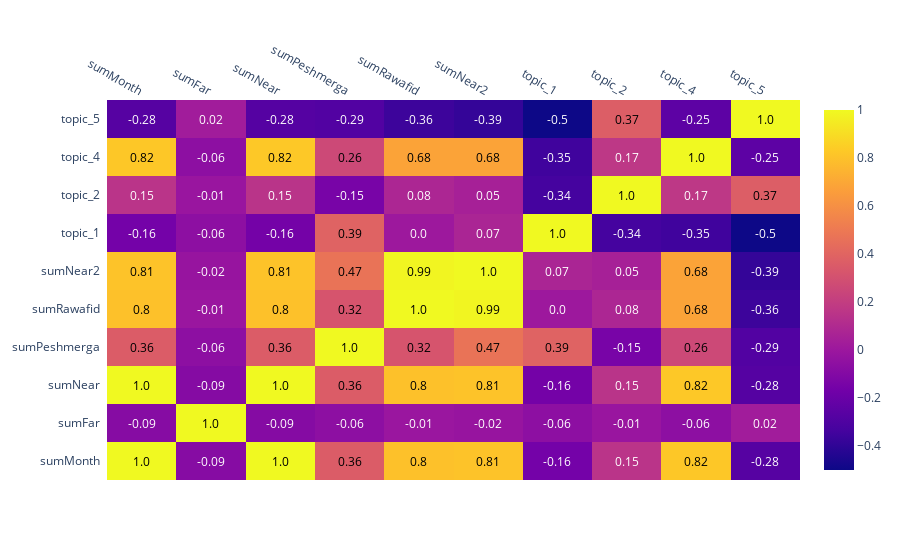

The notebook cell this image was saved under:
### Code cell
# No perfect multicollinearity: This can be tested by checking the correlation between different lags of your time series. 
# If any have a correlation of (-)1 or very close to (-)1, one may have a problem.

import numpy as np
import plotly.figure_factory as ff

# Concatenate your dataframes and calculate the correlation matrix
correlation_matrix = np.corrcoef(pd.concat([casulties_df[col_li], monthly_df[['1','2','4','5']]], axis=1), rowvar=False)

# Create a list of column names
columns = col_li + ['topic_' + str(i) for i in ['1', '2', '4', '5']]

# Create the annotated heatmap with Plotly
fig = ff.create_annotated_heatmap(
    z=correlation_matrix, 
    x=columns, 
    y=columns, 
    annotation_text=np.around(correlation_matrix, decimals=2), 
    showscale=True
)
fig.show()

### Figure 1 — Plotly figure (JSON) as saved in the notebook; plotly's stock layout.template omitted (floating-point values rounded to 4 significant figures)
{"data": [{"colorscale": [[0, "#0d0887"], [0.1111, "#46039f"], [0.2222, "#7201a8"], [0.3333, "#9c179e"], [0.4444, "#bd3786"], [0.5556, "#d8576b"], [0.6667, "#ed7953"], [0.7778, "#fb9f3a"], [0.8889, "#fdca26"], [1, "#f0f921"]], "reversescale": false, "showscale": true, "type": "heatmap", "x": ["sumMonth", "sumFar", "sumNear", "sumPeshmerga", "sumRawafid", "sumNear2", "topic_1", "topic_2", "topic_4", "topic_5"], "y": ["sumMonth", "sumFar", "sumNear", "sumPeshmerga", "sumRawafid", "sumNear2", "topic_1", "topic_2", "topic_4", "topic_5"], "z": [[1.0, -0.08852, 0.9999, 0.3585, 0.7988, 0.8059, -0.1604, 0.1477, 0.8216, -0.2751], [-0.08852, 1, -0.09209, -0.06254, -0.01124, -0.02128, -0.06171, -0.01326, -0.06267, 0.02212], [0.9999, -0.09209, 1.0, 0.3585, 0.7993, 0.8065, -0.1591, 0.1475, 0.8237, -0.2787], [0.3585, -0.06254, 0.3585, 1, 0.3186, 0.4696, 0.3902, -0.1456, 0.258, -0.2882], [0.7988, -0.01124, 0.7993, 0.3186, 1, 0.9865, 0.00192, 0.07773, 0.6833, -0.3625], [0.8059, -0.02128, 0.8065, 0.4696, 0.9865, 1, 0.06922, 0.04724, 0.681, -0.3874], [-0.1604, -0.06171, -0.1591, 0.3902, 0.00192, 0.06922, 1, -0.3383, -0.3522, -0.5025], [0.1477, -0.01326, 0.1475, -0.1456, 0.07773, 0.04724, -0.3383, 1, 0.1682, 0.3653], [0.8216, -0.06267, 0.8237, 0.258, 0.6833, 0.681, -0.3522, 0.1682, 1, -0.2472], [-0.2751, 0.02212, -0.2787, -0.2882, -0.3625, -0.3874, -0.5025, 0.3653, -0.2472, 1]]}], "layout": {"annotations": [{"font": {"color": "#000000"}, "showarrow": false, "text": "1.0", "x": "sumMonth", "xref": "x", "y": "sumMonth", "yref": "y"}, {"font": {"color": "#FFFFFF"}, "showarrow": false, "text": "-0.09", "x": "sumFar", "xref": "x", "y": "sumMonth", "yref": "y"}, {"font": {"color": "#000000"}, "showarrow": false, "text": "1.0", "x": "sumNear", "xref": "x", "y": "sumMonth", "yref": "y"}, {"font": {"color": "#000000"}, "showarrow": false, "text": "0.36", "x": "sumPeshmerga", "xref": "x", "y": "sumMonth", "yref": "y"}, {"font": {"color": "#000000"}, "showarrow": false, "text": "0.8", "x": "sumRawafid", "xref": "x", "y": "sumMonth", "yref": "y"}, {"font": {"color": "#000000"}, "showarrow": false, "text": "0.81", "x": "sumNear2", "xref": "x", "y": "sumMonth", "yref": "y"}, {"font": {"color": "#FFFFFF"}, "showarrow": false, "text": "-0.16", "x": "topic_1", "xref": "x", "y": "sumMonth", "yref": "y"}, {"font": {"color": "#FFFFFF"}, "showarrow": false, "text": "0.15", "x": "topic_2", "xref": "x", "y": "sumMonth", "yref": "y"}, {"font": {"color": "#000000"}, "showarrow": false, "text": "0.82", "x": "topic_4", "xref": "x", "y": "sumMonth", "yref": "y"}, {"font": {"color": "#FFFFFF"}, "showarrow": false, "text": "-0.28", "x": "topic_5", "xref": "x", "y": "sumMonth", "yref": "y"}, {"font": {"color": "#FFFFFF"}, "showarrow": false, "text": "-0.09", "x": "sumMonth", "xref": "x", "y": "sumFar", "yref": "y"}, {"font": {"color": "#000000"}, "showarrow": false, "text": "1.0", "x": "sumFar", "xref": "x", "y": "sumFar", "yref": "y"}, {"font": {"color": "#FFFFFF"}, "showarrow": false, "text": "-0.09", "x": "sumNear", "xref": "x", "y": "sumFar", "yref": "y"}, {"font": {"color": "#FFFFFF"}, "showarrow": false, "text": "-0.06", "x": "sumPeshmerga", "xref": "x", "y": "sumFar", "yref": "y"}, {"font": {"color": "#FFFFFF"}, "showarrow": false, "text": "-0.01", "x": "sumRawafid", "xref": "x", "y": "sumFar", "yref": "y"}, {"font": {"color": "#FFFFFF"}, "showarrow": false, "text": "-0.02", "x": "sumNear2", "xref": "x", "y": "sumFar", "yref": "y"}, {"font": {"color": "#FFFFFF"}, "showarrow": false, "text": "-0.06", "x": "topic_1", "xref": "x", "y": "sumFar", "yref": "y"}, {"font": {"color": "#FFFFFF"}, "showarrow": false, "text": "-0.01", "x": "topic_2", "xref": "x", "y": "sumFar", "yref": "y"}, {"font": {"color": "#FFFFFF"}, "showarrow": false, "text": "-0.06", "x": "topic_4", "xref": "x", "y": "sumFar", "yref": "y"}, {"font": {"color": "#FFFFFF"}, "showarrow": false, "text": "0.02", "x": "topic_5", "xref": "x", "y": "sumFar", "yref": "y"}, {"font": {"color": "#000000"}, "showarrow": false, "text": "1.0", "x": "sumMonth", "xref": "x", "y": "sumNear", "yref": "y"}, {"font": {"color": "#FFFFFF"}, "showarrow": false, "text": "-0.09", "x": "sumFar", "xref": "x", "y": "sumNear", "yref": "y"}, {"font": {"color": "#000000"}, "showarrow": false, "text": "1.0", "x": "sumNear", "xref": "x", "y": "sumNear", "yref": "y"}, {"font": {"color": "#000000"}, "showarrow": false, "text": "0.36", "x": "sumPeshmerga", "xref": "x", "y": "sumNear", "yref": "y"}, {"font": {"color": "#000000"}, "showarrow": false, "text": "0.8", "x": "sumRawafid", "xref": "x", "y": "sumNear", "yref": "y"}, {"font": {"color": "#000000"}, "showarrow": false, "text": "0.81", "x": "sumNear2", "xref": "x", "y": "sumNear", "yref": "y"}, {"font": {"color": "#FFFFFF"}, "showarrow": false, "text": "-0.16", "x": "topic_1", "xref": "x", "y": "sumNear", "yref": "y"}, {"font": {"color": "#FFFFFF"}, "showarrow": false, "text": "0.15", "x": "topic_2", "xref": "x", "y": "sumNear", "yref": "y"}, {"font": {"color": "#000000"}, "showarrow": false, "text": "0.82", "x": "topic_4", "xref": "x", "y": "sumNear", "yref": "y"}, {"font": {"color": "#FFFFFF"}, "showarrow": false, "text": "-0.28", "x": "topic_5", "xref": "x", "y": "sumNear", "yref": "y"}, {"font": {"color": "#000000"}, "showarrow": false, "text": "0.36", "x": "sumMonth", "xref": "x", "y": "sumPeshmerga", "yref": "y"}, {"font": {"color": "#FFFFFF"}, "showarrow": false, "text": "-0.06", "x": "sumFar", "xref": "x", "y": "sumPeshmerga", "yref": "y"}, {"font": {"color": "#000000"}, "showarrow": false, "text": "0.36", "x": "sumNear", "xref": "x", "y": "sumPeshmerga", "yref": "y"}, {"font": {"color": "#000000"}, "showarrow": false, "text": "1.0", "x": "sumPeshmerga", "xref": "x", "y": "sumPeshmerga", "yref": "y"}, {"font": {"color": "#000000"}, "showarrow": false, "text": "0.32", "x": "sumRawafid", "xref": "x", "y": "sumPeshmerga", "yref": "y"}, {"font": {"color": "#000000"}, "showarrow": false, "text": "0.47", "x": "sumNear2", "xref": "x", "y": "sumPeshmerga", "yref": "y"}, {"font": {"color": "#000000"}, "showarrow": false, "text": "0.39", "x": "topic_1", "xref": "x", "y": "sumPeshmerga", "yref": "y"}, {"font": {"color": "#FFFFFF"}, "showarrow": false, "text": "-0.15", "x": "topic_2", "xref": "x", "y": "sumPeshmerga", "yref": "y"}, {"font": {"color": "#000000"}, "showarrow": false, "text": "0.26", "x": "topic_4", "xref": "x", "y": "sumPeshmerga", "yref": "y"}, {"font": {"color": "#FFFFFF"}, "showarrow": false, "text": "-0.29", "x": "topic_5", "xref": "x", "y": "sumPeshmerga", "yref": "y"}, {"font": {"color": "#000000"}, "showarrow": false, "text": "0.8", "x": "sumMonth", "xref": "x", "y": "sumRawafid", "yref": "y"}, {"font": {"color": "#FFFFFF"}, "showarrow": false, "text": "-0.01", "x": "sumFar", "xref": "x", "y": "sumRawafid", "yref": "y"}, {"font": {"color": "#000000"}, "showarrow": false, "text": "0.8", "x": "sumNear", "xref": "x", "y": "sumRawafid", "yref": "y"}, {"font": {"color": "#000000"}, "showarrow": false, "text": "0.32", "x": "sumPeshmerga", "xref": "x", "y": "sumRawafid", "yref": "y"}, {"font": {"color": "#000000"}, "showarrow": false, "text": "1.0", "x": "sumRawafid", "xref": "x", "y": "sumRawafid", "yref": "y"}, {"font": {"color": "#000000"}, "showarrow": false, "text": "0.99", "x": "sumNear2", "xref": "x", "y": "sumRawafid", "yref": "y"}, {"font": {"color": "#FFFFFF"}, "showarrow": false, "text": "0.0", "x": "topic_1", "xref": "x", "y": "sumRawafid", "yref": "y"}, {"font": {"color": "#FFFFFF"}, "showarrow": false, "text": "0.08", "x": "topic_2", "xref": "x", "y": "sumRawafid", "yref": "y"}, {"font": {"color": "#000000"}, "showarrow": false, "text": "0.68", "x": "topic_4", "xref": "x", "y": "sumRawafid", "yref": "y"}, {"font": {"color": "#FFFFFF"}, "showarrow": false, "text": "-0.36", "x": "topic_5", "xref": "x", "y": "sumRawafid", "yref": "y"}, {"font": {"color": "#000000"}, "showarrow": false, "text": "0.81", "x": "sumMonth", "xref": "x", "y": "sumNear2", "yref": "y"}, {"font": {"color": "#FFFFFF"}, "showarrow": false, "text": "-0.02", "x": "sumFar", "xref": "x", "y": "sumNear2", "yref": "y"}, {"font": {"color": "#000000"}, "showarrow": false, "text": "0.81", "x": "sumNear", "xref": "x", "y": "sumNear2", "yref": "y"}, {"font": {"color": "#000000"}, "showarrow": false, "text": "0.47", "x": "sumPeshmerga", "xref": "x", "y": "sumNear2", "yref": "y"}, {"font": {"color": "#000000"}, "showarrow": false, "text": "0.99", "x": "sumRawafid", "xref": "x", "y": "sumNear2", "yref": "y"}, {"font": {"color": "#000000"}, "showarrow": false, "text": "1.0", "x": "sumNear2", "xref": "x", "y": "sumNear2", "yref": "y"}, {"font": {"color": "#FFFFFF"}, "showarrow": false, "text": "0.07", "x": "topic_1", "xref": "x", "y": "sumNear2", "yref": "y"}, {"font": {"color": "#FFFFFF"}, "showarrow": false, "text": "0.05", "x": "topic_2", "xref": "x", "y": "sumNear2", "yref": "y"}, {"font": {"color": "#000000"}, "showarrow": false, "text": "0.68", "x": "topic_4", "xref": "x", "y": "sumNear2", "yref": "y"}, {"font": {"color": "#FFFFFF"}, "showarrow": false, "text": "-0.39", "x": "topic_5", "xref": "x", "y": "sumNear2", "yref": "y"}, {"font": {"color": "#FFFFFF"}, "showarrow": false, "text": "-0.16", "x": "sumMonth", "xref": "x", "y": "topic_1", "yref": "y"}, {"font": {"color": "#FFFFFF"}, "showarrow": false, "text": "-0.06", "x": "sumFar", "xref": "x", "y": "topic_1", "yref": "y"}, {"font": {"color": "#FFFFFF"}, "showarrow": false, "text": "-0.16", "x": "sumNear", "xref": "x", "y": "topic_1", "yref": "y"}, {"font": {"color": "#000000"}, "showarrow": false, "text": "0.39", "x": "sumPeshmerga", "xref": "x", "y": "topic_1", "yref": "y"}, {"font": {"color": "#FFFFFF"}, "showarrow": false, "text": "0.0", "x": "sumRawafid", "xref": "x", "y": "topic_1", "yref": "y"}, {"font": {"color": "#FFFFFF"}, "showarrow": false, "text": "0.07", "x": "sumNear2", "xref": "x", "y": "topic_1", "yref": "y"}, {"font": {"color": "#000000"}, "showarrow": false, "text": "1.0", "x": "topic_1", "xref": "x", "y": "topic_1", "yref": "y"}, {"font": {"color": "#FFFFFF"}, "showarrow": false, "text": "-0.34", "x": "topic_2", "xref": "x", "y": "topic_1", "yref": "y"}, {"font": {"color": "#FFFFFF"}, "showarrow": false, "text": "-0.35", "x": "topic_4", "xref": "x", "y": "topic_1", "yref": "y"}, {"font": {"color": "#FFFFFF"}, "showarrow": false, "text": "-0.5", "x": "topic_5", "xref": "x", "y": "topic_1", "yref": "y"}, {"font": {"color": "#FFFFFF"}, "showarrow": false, "text": "0.15", "x": "sumMonth", "xref": "x", "y": "topic_2", "yref": "y"}, {"font": {"color": "#FFFFFF"}, "showarrow": false, "text": "-0.01", "x": "sumFar", "xref": "x", "y": "topic_2", "yref": "y"}, {"font": {"color": "#FFFFFF"}, "showarrow": false, "text": "0.15", "x": "sumNear", "xref": "x", "y": "topic_2", "yref": "y"}, {"font": {"color": "#FFFFFF"}, "showarrow": false, "text": "-0.15", "x": "sumPeshmerga", "xref": "x", "y": "topic_2", "yref": "y"}, {"font": {"color": "#FFFFFF"}, "showarrow": false, "text": "0.08", "x": "sumRawafid", "xref": "x", "y": "topic_2", "yref": "y"}, {"font": {"color": "#FFFFFF"}, "showarrow": false, "text": "0.05", "x": "sumNear2", "xref": "x", "y": "topic_2", "yref": "y"}, {"font": {"color": "#FFFFFF"}, "showarrow": false, "text": "-0.34", "x": "topic_1", "xref": "x", "y": "topic_2", "yref": "y"}, {"font": {"color": "#000000"}, "showarrow": false, "text": "1.0", "x": "topic_2", "xref": "x", "y": "topic_2", "yref": "y"}, {"font": {"color": "#FFFFFF"}, "showarrow": false, "text": "0.17", "x": "topic_4", "xref": "x", "y": "topic_2", "yref": "y"}, {"font": {"color": "#000000"}, "showarrow": false, "text": "0.37", "x": "topic_5", "xref": "x", "y": "topic_2", "yref": "y"}, {"font": {"color": "#000000"}, "showarrow": false, "text": "0.82", "x": "sumMonth", "xref": "x", "y": "topic_4", "yref": "y"}, {"font": {"color": "#FFFFFF"}, "showarrow": false, "text": "-0.06", "x": "sumFar", "xref": "x", "y": "topic_4", "yref": "y"}, {"font": {"color": "#000000"}, "showarrow": false, "text": "0.82", "x": "sumNear", "xref": "x", "y": "topic_4", "yref": "y"}, {"font": {"color": "#000000"}, "showarrow": false, "text": "0.26", "x": "sumPeshmerga", "xref": "x", "y": "topic_4", "yref": "y"}, {"font": {"color": "#000000"}, "showarrow": false, "text": "0.68", "x": "sumRawafid", "xref": "x", "y": "topic_4", "yref": "y"}, {"font": {"color": "#000000"}, "showarrow": false, "text": "0.68", "x": "sumNear2", "xref": "x", "y": "topic_4", "yref": "y"}, {"font": {"color": "#FFFFFF"}, "showarrow": false, "text": "-0.35", "x": "topic_1", "xref": "x", "y": "topic_4", "yref": "y"}, {"font": {"color": "#FFFFFF"}, "showarrow": false, "text": "0.17", "x": "topic_2", "xref": "x", "y": "topic_4", "yref": "y"}, {"font": {"color": "#000000"}, "showarrow": false, "text": "1.0", "x": "topic_4", "xref": "x", "y": "topic_4", "yref": "y"}, {"font": {"color": "#FFFFFF"}, "showarrow": false, "text": "-0.25", "x": "topic_5", "xref": "x", "y": "topic_4", "yref": "y"}, {"font": {"color": "#FFFFFF"}, "showarrow": false, "text": "-0.28", "x": "sumMonth", "xref": "x", "y": "topic_5", "yref": "y"}, {"font": {"color": "#FFFFFF"}, "showarrow": false, "text": "0.02", "x": "sumFar", "xref": "x", "y": "topic_5", "yref": "y"}, {"font": {"color": "#FFFFFF"}, "showarrow": false, "text": "-0.28", "x": "sumNear", "xref": "x", "y": "topic_5", "yref": "y"}, {"font": {"color": "#FFFFFF"}, "showarrow": false, "text": "-0.29", "x": "sumPeshmerga", "xref": "x", "y": "topic_5", "yref": "y"}, {"font": {"color": "#FFFFFF"}, "showarrow": false, "text": "-0.36", "x": "sumRawafid", "xref": "x", "y": "topic_5", "yref": "y"}, {"font": {"color": "#FFFFFF"}, "showarrow": false, "text": "-0.39", "x": "sumNear2", "xref": "x", "y": "topic_5", "yref": "y"}, {"font": {"color": "#FFFFFF"}, "showarrow": false, "text": "-0.5", "x": "topic_1", "xref": "x", "y": "topic_5", "yref": "y"}, {"font": {"color": "#000000"}, "showarrow": false, "text": "0.37", "x": "topic_2", "xref": "x", "y": "topic_5", "yref": "y"}, {"font": {"color": "#FFFFFF"}, "showarrow": false, "text": "-0.25", "x": "topic_4", "xref": "x", "y": "topic_5", "yref": "y"}, {"font": {"color": "#000000"}, "showarrow": false, "text": "1.0", "x": "topic_5", "xref": "x", "y": "topic_5", "yref": "y"}], "xaxis": {"dtick": 1, "gridcolor": "rgb(0, 0, 0)", "side": "top", "ticks": ""}, "yaxis": {"dtick": 1, "ticks": "", "ticksuffix": "  "}}}
